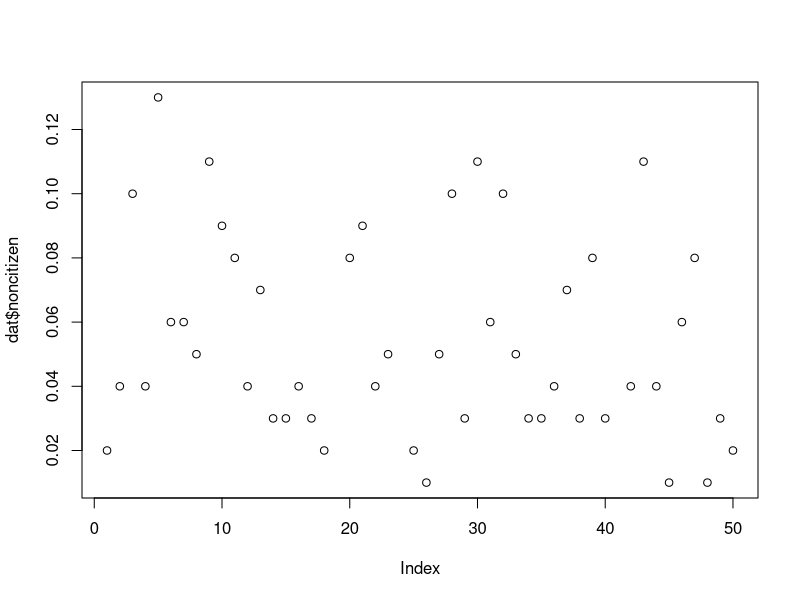
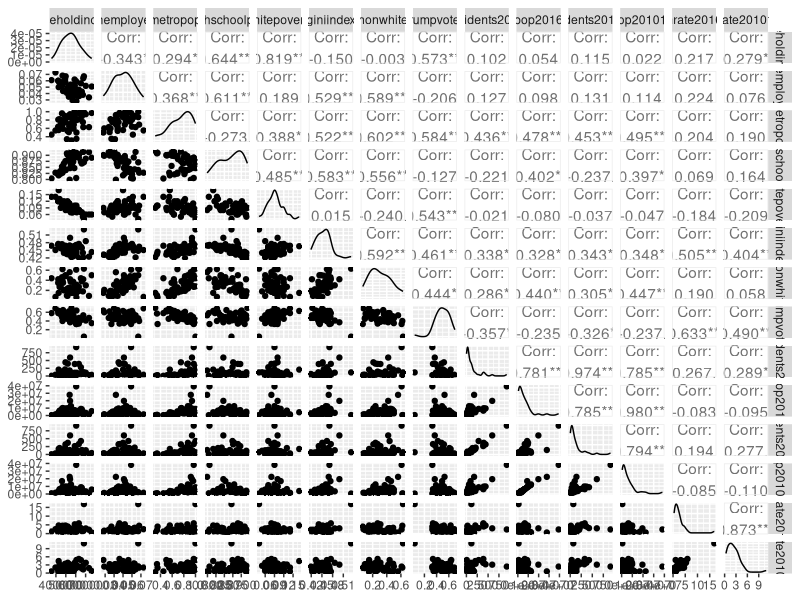
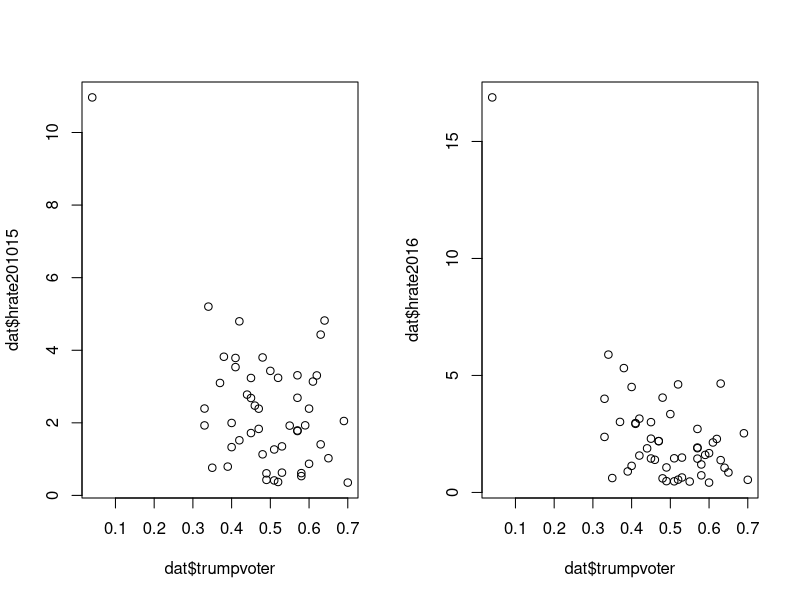
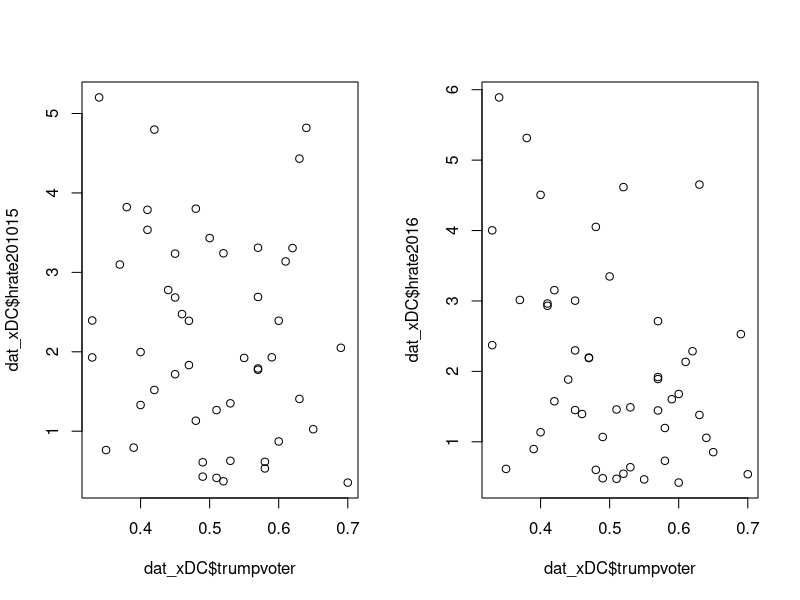
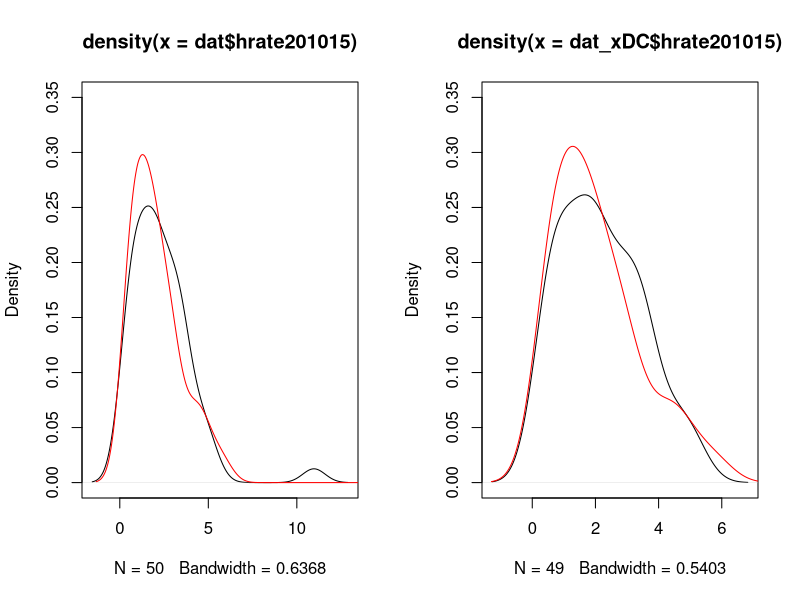
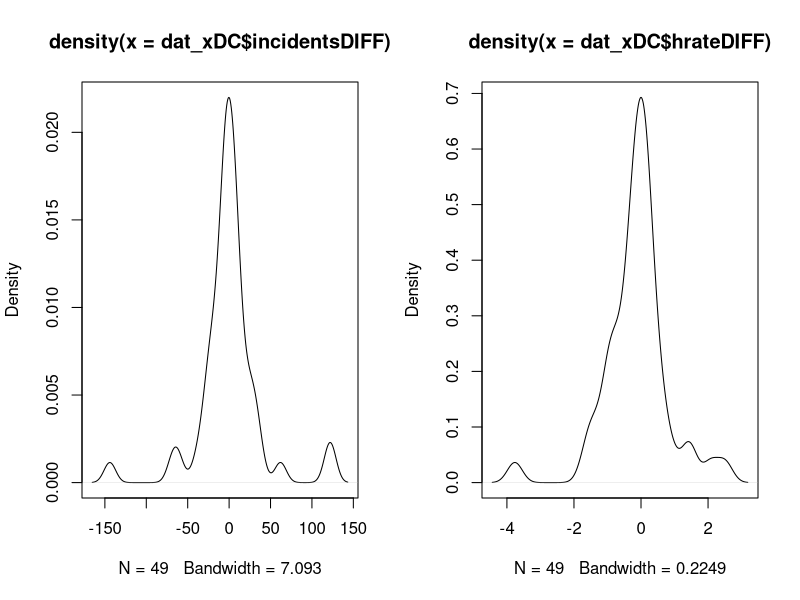
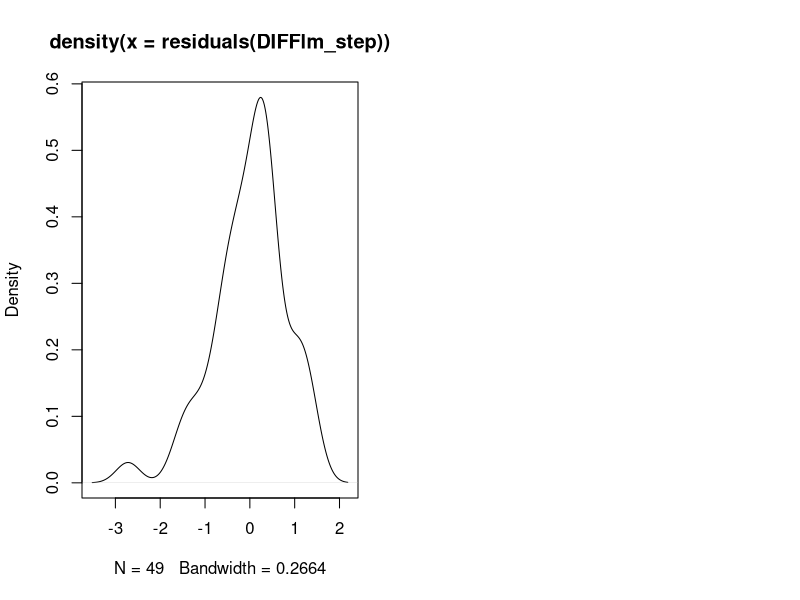
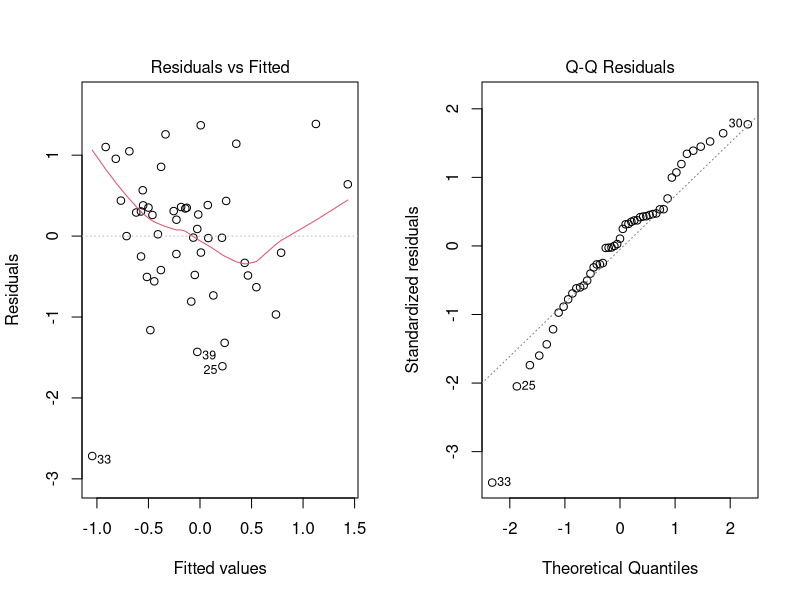

Generate these figures, in order, with R:
## ---- chunk 1
knitr::opts_chunk$set(echo = TRUE)
## ---- chunk 2
# Packages and import data
library(tidyverse)
library(ggpubr)
library(GGally)
library(ggplot2)
dat <- read.csv("CW1_data.csv", header=T)
dat <- as_tibble(dat)

# First column the same as the second so remove it
dat <- dat[-1]
## ---- chunk 3
summary(dat)
## ---- chunk 4
plot(dat$noncitizen)
## ---- chunk 5
vars <- colnames(dat)[-6]
vars <- vars[-1]
round(cor(dat[, vars]), 2)
## ---- chunk 6
ggpairs(data=dat[,vars])
## ---- chunk 7
par(mfrow=c(1,2))
plot(dat$trumpvoter, dat$hrate201015)
plot(dat$trumpvoter, dat$hrate2016)
## ---- chunk 8
# Filter out District of Columbia
dat_xDC <- dat %>% filter(state!="District of Columbia")
## ---- chunk 9
round(cor(dat_xDC[, vars]), 2)
## ---- chunk 10
par(mfrow=c(1,2))
plot(dat_xDC$trumpvoter, dat_xDC$hrate201015)
plot(dat_xDC$trumpvoter, dat_xDC$hrate2016)
## ---- chunk 11
par(mfrow=c(1,2))
plot(density(dat$hrate201015), ylim=c(0,0.35))
lines(density(dat$hrate2016), col="red")
plot(density(dat_xDC$hrate201015), ylim=c(0,0.35))
lines(density(dat_xDC$hrate2016), col="red")
## ---- chunk 12
# Creating difference variables for investigation
dat_xDC <- mutate(dat_xDC, incidentsDIFF=incidents2016-incidents201015, popDIFF=pop2016-pop201015, hrateDIFF=hrate2016-hrate201015)
## ---- chunk 13
summary(dat_xDC[c(17,18,19)])
par(mfrow=c(1,2))
plot(density(dat_xDC$incidentsDIFF))
plot(density(dat_xDC$hrateDIFF))
## ---- chunk 14
DIFFlm_full <- lm(hrateDIFF ~ householdincome + unemployed + metropop + highschoolpop + whitepoverty + giniindex + nonwhite + trumpvoter, data=dat_xDC)
summary(DIFFlm_full)
## ---- chunk 15
summary(DIFFlm_step <- step(DIFFlm_full, trace=0))
## ---- chunk 16
plot(density(residuals(DIFFlm_step)))

par(mfrow=c(1,2))
plot(DIFFlm_step,c(1,2))

par(mfrow=c(2,2))
plot(dat_xDC$householdincome, residuals(DIFFlm_step))
plot(dat_xDC$metropop, residuals(DIFFlm_step))
plot(dat_xDC$trumpvoter, residuals(DIFFlm_step))
## ---- chunk 17
rateGLM_full <- glm(hrate2016 ~ householdincome + unemployed + metropop + highschoolpop + whitepoverty + giniindex + nonwhite + trumpvoter, data=dat_xDC, family=Gamma(log))
summary(rateGLM_step <- step(rateGLM_full, trace=0))
## ---- chunk 18
plot(density(residuals(rateGLM_step)))

par(mfrow=c(1,2))
plot(rateGLM_step,c(1,2))
## ---- chunk 19
incidentGLM_full <- glm(log(incidents2016) ~ householdincome + unemployed + metropop + highschoolpop + whitepoverty + giniindex + nonwhite + trumpvoter, offset=log(pop2016), data=dat_xDC, family=Gamma(log))
summary(incidentGLM_step <- step(incidentGLM_full, trace=0))
## ---- chunk 20
rateLM_full <- lm(hrate2016 ~ householdincome + unemployed + metropop + highschoolpop + whitepoverty + giniindex + nonwhite + trumpvoter, data=dat_xDC)
summary(rateLM_step <- step(rateLM_full, trace=0))
## ---- chunk 21
plot(density(residuals(rateLM_step)))

par(mfrow=c(1,2))
plot(rateLM_step,c(1,2))

par(mfrow=c(2,2))
plot(dat_xDC$highschoolpop, residuals(rateLM_step))
plot(dat_xDC$whitepoverty, residuals(rateLM_step))
plot(dat_xDC$trumpvoter, residuals(rateLM_step))
## ---- chunk 22
AIC(rateLM_step)
AIC(rateGLM_step)
## ---- chunk 23
# Create differences
differences <- dat_xDC$hrate2016-dat_xDC$hrate201015

# Spot checks
length(differences)
differences[1]
differences[33]
dat_xDC$hrate2016[1]-dat_xDC$hrate201015[1]
dat_xDC$hrate2016[33]-dat_xDC$hrate201015[33]
## ---- chunk 24
shapiro.test(differences)
## ---- chunk 25
t.test(dat_xDC$hrate2016, dat_xDC$hrate201015, paired=T, alternative="two.sided")
## ---- chunk 26
median(differences)
IQR(differences)
## ---- chunk 27
boxplot(differences)
## ---- chunk 28
wilcox.test(dat_xDC$hrate2016, dat_xDC$hrate201015, paired=T, alternative="two.sided")
## ---- chunk 29
mean(dat_xDC$hrate201015)
mean(dat_xDC$hrate2016)

median(dat_xDC$hrate201015)
median(dat_xDC$hrate2016)

var(dat_xDC$hrate201015)
var(dat_xDC$hrate2016)
## ---- chunk 30
mean(differences)
median(differences)
var(differences)
